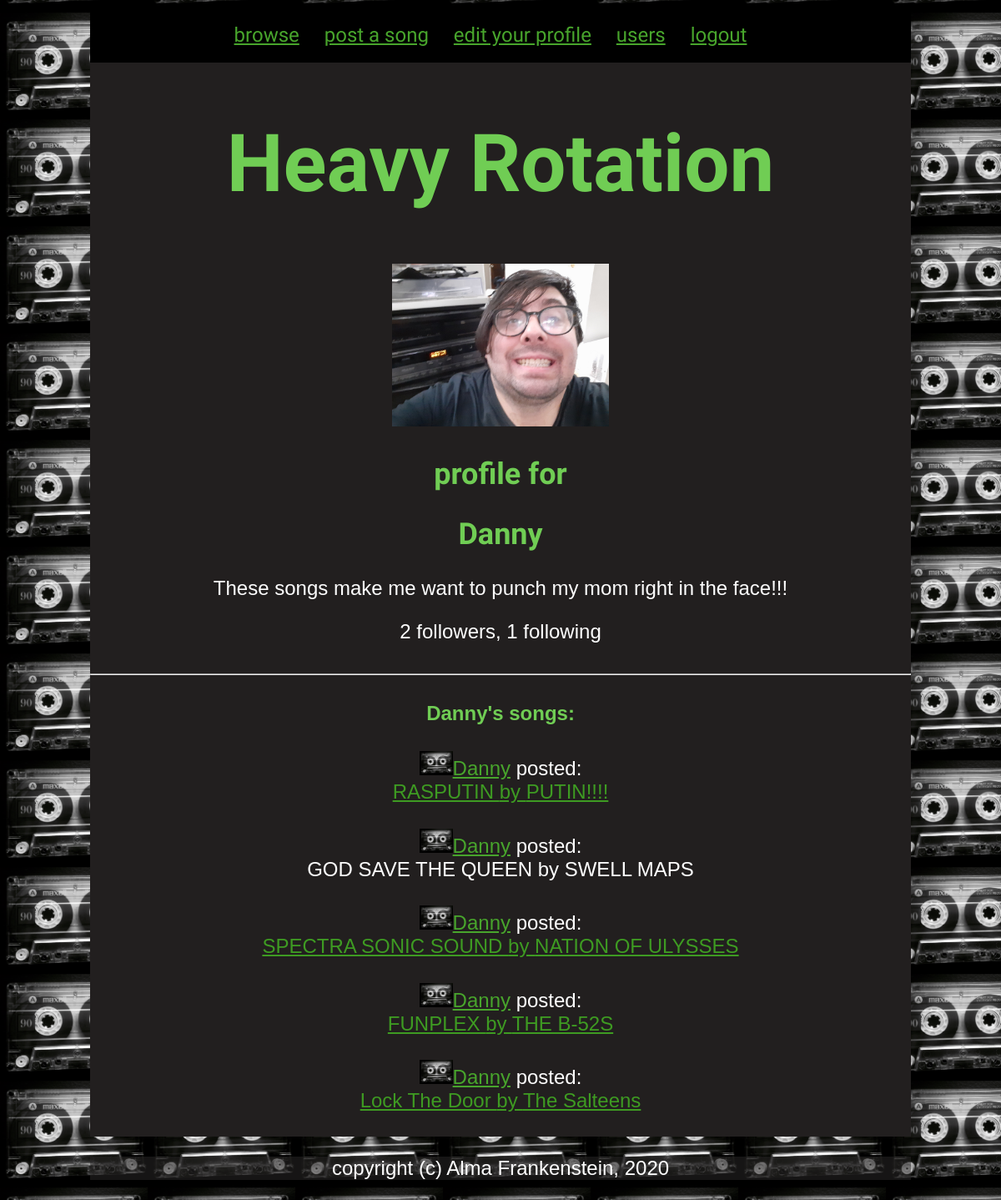
/user/Danny (signed in), run on the app's committed database.
### models.py (models this page shows, shortened)
class User(UserMixin, db.Model):
    id = db.Column(db.Integer, primary_key=True)  # Column instance creates field
    username = db.Column(db.String(64), index=True, unique=True)
    password_hash = db.Column(db.String(128))
    songs = db.relationship('Song', backref='contributer', lazy='dynamic')
    about_me = db.Column(db.String(140))
    followed = db.relationship(         # many-to-many
        'User', secondary=followers,    # user being followed (left side following right side)
        primaryjoin=(followers.c.follower_id==id),
        secondaryjoin=(followers.c.followed_id==id),
        backref=db.backref('followers', lazy='dynamic'), lazy='dynamic')

class Song(db.Model):
    id = db.Column(db.Integer, primary_key=True)
    artist_name = db.Column(db.String(140))
    song_name = db.Column(db.String(140))
    song_link = db.Column(db.String(140))
    timestamp = db.Column(db.DateTime, index=True, default=datetime.utcnow)
    user_id = db.Column(db.Integer, db.ForeignKey('user.id'))

### heavy_app.py (the view)
@app.route('/user/<username>')
@login_required
def user(username):
    user = User.query.filter_by(username=username).first_or_404()
    page =  request.args.get('page', 1, type=int)
    songs = user.songs.order_by(Song.timestamp.desc()).paginate(page, app.config['SONGS_PER_PAGE'], False)
    form = EmptyForm()
    next_url = url_for('user', username=user.username, page=songs.next_num) \
        if songs.has_next else None
    prev_url = url_for('user', username=user.username, page=songs.prev_num) \
        if songs.has_prev else None
    return render_template('user.html', user=user, songs=songs.items, form=form, next_url=next_url, prev_url=prev_url)

### models.py (called while the page is built)
@login.user_loader
def load_user(id):
    return User.query.get(int(id))

### templates/user.html (shortened to what this page needs)
{% extends "base.html" %}
{% block content %}
<div class="header">
    <a class="link" href="{{ url_for('browse') }}">browse</a>
    <a class="link" href="{{ url_for('index') }}">post a song</a>
    {% if user == current_user %}
    <a class="link" href="{{ url_for('edit_profile') }}">edit your profile</a>
    {% endif %}
    <a class="link" href="{{ url_for('see_users') }}">users</a>
    <a class="link" href="{{ url_for('logout') }}">logout</a>
</div>
<h1>Heavy Rotation</h2>
<img src="../static/avatars/{{ user.id}}.jpeg" style="width: 260px">
<table>
    <tr valign="top">
    <h2>profile for</h3>
    <h2> {{ user.username }}</h2>
    {% if user.about_me %}<p>{{ user.about_me }}</p>{% endif %}
    <p>{{ user.followers.count() }} followers, {{ user.followed.count() }} following</p>
    </tr>
</table>
<hr>
<h4>{{ user.username }}'s songs:</h4>
{% if songs %}
{% for song in songs %}
{% include '_song.html' %}
{% endfor %}
{% else %}
<h3>no songs posted yet</h3>
{% endif %}
{% endblock %}

### templates/base.html (shortened to what this page needs)
<!DOCTYPE html>
<html lang="en">
<head>
</head>
<body>
  <div class="mainBlock">
  {% block content %}{% endblock %}
  </div>
  <div class="footer">
    <p>copyright (c) Alma Frankenstein, 2020</p>
  </div>
</body>
</html>

### templates/_song.html
<div class="singleSong">
    <a style="color: rgb(72, 165, 44);" href="{{ url_for('user', username=song.contributer.username) }}">
    <img src="../static/cassette.jpg" width="40">{{ song.contributer.username }}</a>
    posted: <br>
    {% if song.song_link  %}
    <a style="color: rgb(62, 155, 34);" href="{{ song.song_link }}" target="blank">
        {{ song.song_name }} by {{ song.artist_name }}</a>
    {% else %}
    {{ song.song_name }} by {{ song.artist_name }}
    {% endif %}
    <br>
</div>

### templates/base.html (style rules this page uses)
body { color: rgb(112, 205, 84); text-align: center; font-family: Arial, Helvetica, sans-serif; font-size: x-large; margin-left: 9%; margin-right: 9%; background-color: #222222; background: repeating-linear-gradient(45deg, #555454 0%, #464545 10%, #494848 0%, #414040 50%) 0 / 15px 15px; background-image: url(../static/cassette.jpg); background-size: 177px 128px; }
.mainBlock { background-color: rgb(34, 31, 31); }
.link { padding-right: 1em; color: rgb(72, 165, 44); text-align: center; }
.header { background-color: black; padding-top: 2%; padding-bottom: 2%; font-family: 'Russo One'; }
.singleSong { text-align: center; padding-bottom: 3%; color: white; }
h2 { font-family: 'Russo One'; }
p { color: white; }
.footer { background-color: rgba(44, 43, 43, 0.5); }
h1 { color: rgb(112, 205, 84); font-family: 'Russo One', Arial, Helvetica, sans-serif; font-size: 4em; text-decoration: none; -webkit-transition: all 0.5s; -moz-transition: all 0.5s; transition: all 0.5s; -webkit-animation: neon1 1s ease-in-out infinite alternate; -moz-animation: neon1 1s ease-in-out infinite alternate; animation: neon1 1s ease-in-out infinite alternate; }

### data on the page
User: username "Danny", about_me "These songs make me want to punch my mom right in the face!!!"
Song: contributer.username "Danny", song_name "RASPUTIN", artist_name "PUTIN!!!!"
Song: contributer.username "Danny", song_name "GOD SAVE THE QUEEN", artist_name "SWELL MAPS"
Song: contributer.username "Danny", song_name "SPECTRA SONIC SOUND", artist_name "NATION OF ULYSSES"
Song: contributer.username "Danny", song_name "FUNPLEX", artist_name "THE B-52S"
Song: contributer.username "Danny", song_name "Lock The Door", artist_name "The Salteens"

### other printed values
{{ user.followers.count() }} "2"
{{ user.followed.count() }} "1"
